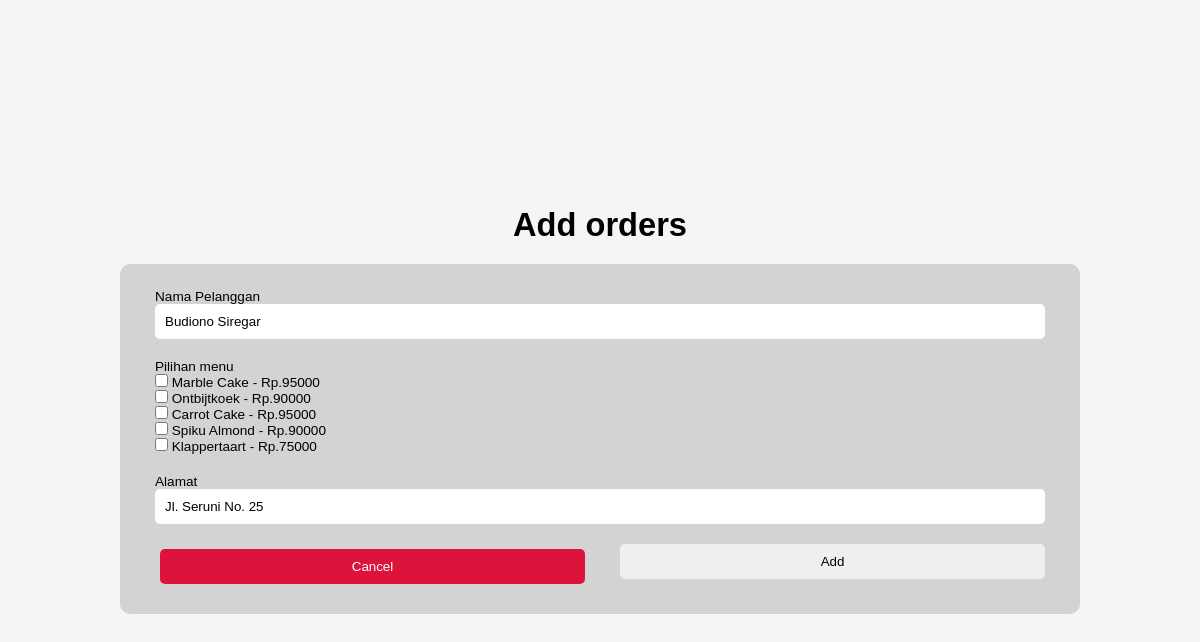
The app's page /add_orders.php (signed in) with its own data.
### tables this page shows
CREATE TABLE `menu` (
  `id_menu` int(11) NOT NULL,
  `nama_menu` varchar(150) NOT NULL,
  `harga_menu` int(20) NOT NULL,
  `image` varchar(150) NOT NULL,
  `deskripsi` varchar(500) NOT NULL
);

### Menu.php (called while the page is built, shortened)
<?php
class Menu
{
    private $pdo;
    public function __construct($pdo)
    {
        $this->pdo = $pdo;
    }
    public function getAllMenu()
    {
        $stmt = $this->pdo->query("SELECT * FROM menu");
        return $stmt->fetchAll(PDO::FETCH_ASSOC);
    }
}

### add_orders.php (the view, shortened to what this page needs)
<?php
require_once 'process_orders.php';
require_once 'Menu.php';
$view_menu = new Menu($pdo);
$menu = $view_menu->getAllMenu();
?>
<!DOCTYPE html>
<html lang="en">
<head>
    <link rel="stylesheet" href="css/style.css">
</head>
<body>
    <div class="form-body">
        <div class="form-container">
            <div class="header">
                <h1>Add orders</h1>
            </div>
            <div class="content">
                <form method="POST">
                    <div class="row">
                        <div class="form-element">
                            <label>Nama Pelanggan</label>
                            <input type="text" value="<?= $_SESSION['nama_pelanggan'] ?>">
                        </div>
                    </div>
                    <div class="row">
                        <div class="form-element">
                            <label for="nama_menu">Pilihan menu</label>
                            <div class="checkbox">
                                <?php foreach ($menu as $view_menu): ?>
                                    <div class="checkbox-element">
                                        <input type="checkbox" name="id_menu[]" value="<?= $view_menu['id_menu']; ?>"
                                            id="<?= $view_menu['id_menu']; ?>">
                                        <label for="<?= $view_menu['id_menu']; ?>">
                                            <?= $view_menu['nama_menu'] . ' - Rp.' . $view_menu['harga_menu'] ?>
                                        </label>
                                    </div>
                                <?php endforeach; ?>
                            </div>
                        </div>
                    </div>
                    <div class="row">
                        <div class="form-element">
                            <label for="alamat">Alamat</label>
                            <input type="text" name="alamat" value="<?= $_SESSION['alamat'] ?>">
                        </div>
                    </div>
                    <div class="row">
                        <div class="form-element">
                            <input class="cancel-btn" type="submit" name="cancel_add" value="Cancel">
                        </div>
                        <div class="form-element">
                            <input type="submit" name="add_orders" value="Add">
                        </div>
                    </div>
                </form>
            </div>
        </div>
    </div>
</body>
</html>

### css/style.css (style rules this page uses)
* { margin: 0; padding: 0; border: none; box-sizing: border-box; text-decoration: none; font-family: Arial, Helvetica, sans-serif; }
.cancel-btn { padding: 10px; border-radius: 5px; background-color: crimson; color: white; margin: 5px; }
html { scroll-behavior: smooth; background-color: whitesmoke; }
.form-body { width: 100%; height: 100vh; display: flex; align-items: center; justify-content: center; }
.form-body .header { text-align: center; font-size: larger; padding: 20px; }
.form-body .content { background-color: lightgray; width: 80vw; margin: auto; padding: 15px; border-radius: 10px; }
.form-body .content .row { display: flex; }
.form-body .content .form-element { width: 100%; padding: 10px 20px; }
.form-body .content .form-element input[type=text], .form-body .content .form-element .password, .form-body .content .form-element input[type=submit], .form-body .content .form-element input[type=file], .form-body .content .form-element textarea, .form-body .content .form-element .cancel-btn { padding: 10px; border-radius: 5px; width: 100%; }
.form-body .content .form-element .checkbox { display: grid; }
@media (max-width: 1366px) { html { font-size: 85%; } }

### records on screen
menu: nama_menu "Marble Cake", harga_menu "95000"
menu: nama_menu "Ontbijtkoek", harga_menu "90000"
menu: nama_menu "Carrot Cake", harga_menu "95000"
menu: nama_menu "Spiku Almond", harga_menu "90000"
menu: nama_menu "Klappertaart", harga_menu "75000"
